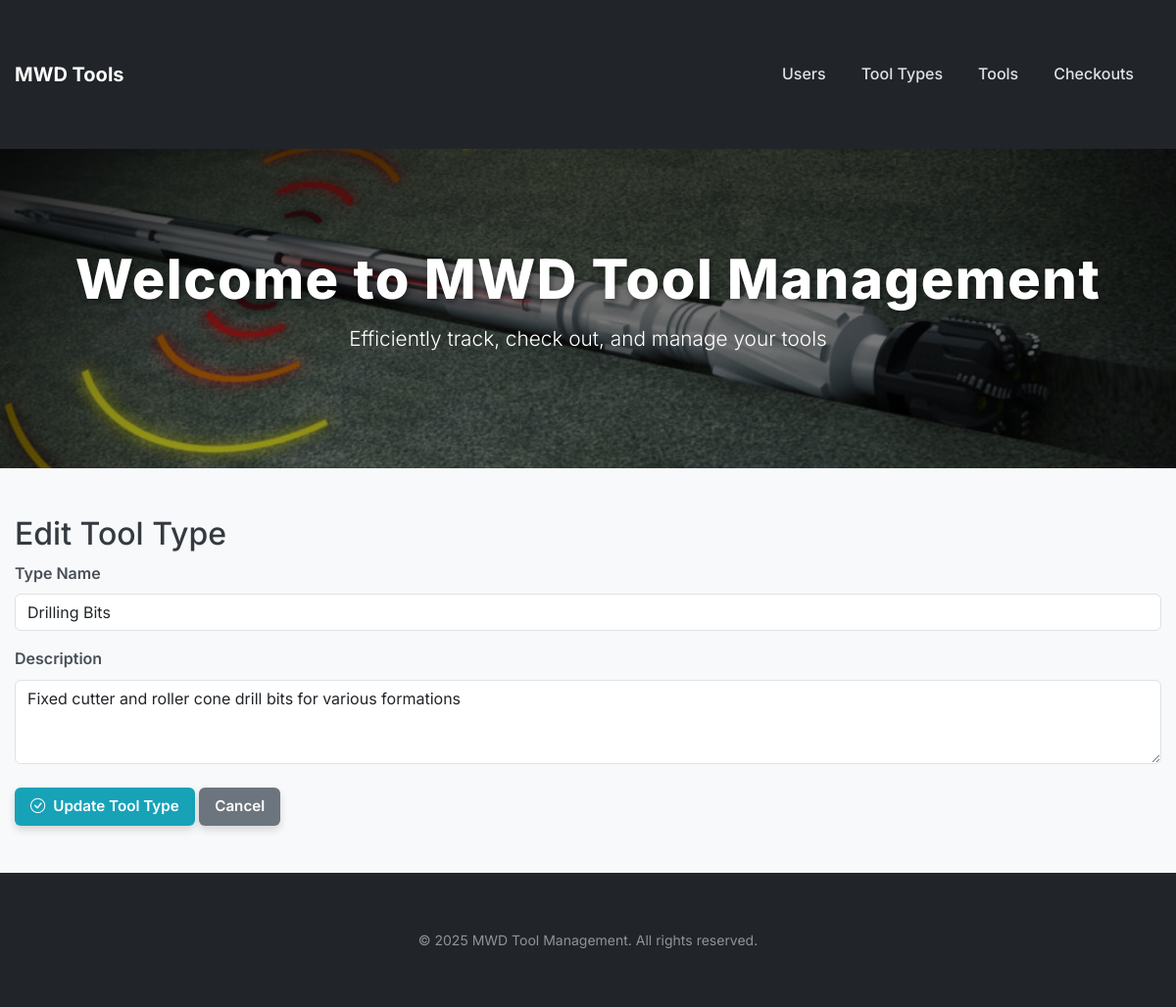
The page /tool-types/edit/1 on the database its author committed.
### lib/models/tool_type.py (models this page shows)
class ToolType(Base):
    __tablename__ = "tool_types"
    id = Column(Integer, primary_key=True, index=True)
    name = Column(String, nullable=False, unique=True)
    description = Column(String, nullable=True)
    tools = relationship("Tool", back_populates="tool_type")

### app.py (the view)
@app.get("/tool-types/edit/{tool_type_id}", response_class=HTMLResponse)
def edit_tool_type(tool_type_id: int, request: Request, db: Session = Depends(get_db)):
    tt = db.query(models.ToolType).filter(models.ToolType.id == tool_type_id).first()
    if not tt:
        return RedirectResponse("/tool-types", status_code=303)
    return templates.TemplateResponse("edit_tool_type.html", {"request": request, "tool_type": tt})

### templates/edit_tool_type.html
{% extends "base.html" %}
{% block content %}
<h2>Edit Tool Type</h2>
<form method="POST" action="/tool-types/edit/{{ tool_type.id }}">
    <div class="mb-3">
        <label for="name" class="form-label">Type Name</label>
        <input type="text" name="name" id="name" class="form-control" value="{{ tool_type.name }}" required>
    </div>
    <div class="mb-4">
        <label for="description" class="form-label">Description</label>
        <textarea name="description" id="description" class="form-control" rows="3">{{ tool_type.description or "" }}</textarea>
    </div>
    <button type="submit" class="btn btn-primary">
        <i class="bi bi-check-circle me-2"></i> Update Tool Type
    </button>
    <a href="/tool-types" class="btn btn-secondary">Cancel</a>
</form>
{% endblock %}

### static/css/style.css (style rules this page uses)
body { font-family: 'Inter', sans-serif; background-color: #f8f9fa; margin: 0; padding: 0; line-height: 1.6; color: #343a40; }
.btn { display: inline-flex; align-items: center; padding: 8px 16px; text-decoration: none; border-radius: 6px; color: #fff; font-size: 0.95rem; font-weight: 600; border: none; cursor: pointer; box-shadow: 0 4px 8px rgba(0, 0, 0, 0.15); transition: all 0.2s ease; }
.btn-primary { background-color: #17a2b8; }
form input, form select, form textarea { padding: 10px 12px; width: 100%; margin-bottom: 15px; border: 1px solid #ced4da; border-radius: 6px; box-sizing: border-box; transition: border-color 0.2s ease, box-shadow 0.2s ease; }
form label { font-weight: 600; margin-bottom: 5px; display: block; color: #495057; }

### rows shown on the page
ToolType: name "Drilling Bits", description "Fixed cutter and roller cone drill bits for various formations"
